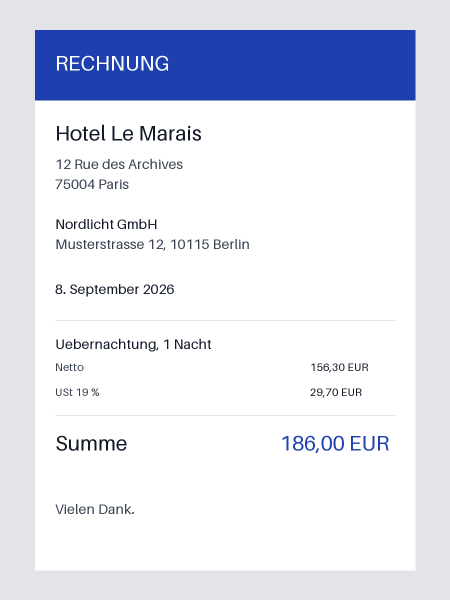
#> input picture e2e/fixtures/receipt.png, 900 x 1200 px (shown at 1/2 size)
$ python -i synth.py   (imports and definitions only)
#> lines starting #> are read from the running program, lines starting #| are printed output that depends on the picture
# Synthetische, "abfotografierte" Belege mit exakter Ground Truth
import numpy as np, cv2
from PIL import Image, ImageDraw, ImageFont
rng=np.random.default_rng(42)
F='/usr/share/fonts/truetype/dejavu/'
def font(n,s): return ImageFont.truetype(F+n,s)

def photo(img, out, size=(3000,4000), shadow=True, q=92):
    a=np.array(img.convert('RGB')).astype(np.float32)
    h,w=a.shape[:2]; W,H=size
    # paper on table: place with perspective
    bg=np.zeros((H,W,3),np.float32); bg[:]=(92,74,58)  # wooden table
    bg+=rng.normal(0,6,(H,W,1))
    src=np.float32([[0,0],[w,0],[w,h],[0,h]])
    s=min(W*0.86/w,H*0.88/h)
    cx,cy=W/2,H/2; hw,hh=w*s/2,h*s/2
    dst=np.float32([[cx-hw+60,cy-hh+40],[cx+hw-20,cy-hh+110],[cx+hw+30,cy+hh-30],[cx-hw-40,cy+hh+10]])
    M=cv2.getPerspectiveTransform(src,dst)
    warped=cv2.warpPerspective(a,M,(W,H),flags=cv2.INTER_AREA,borderValue=(0,0,0))
    mask=cv2.warpPerspective(np.ones((h,w),np.float32),M,(W,H))
    mask=cv2.GaussianBlur(mask,(5,5),0)[...,None]
    comp=warped*mask+bg*(1-mask)
    # lighting gradient + soft phone shadow
    yy,xx=np.mgrid[0:H,0:W].astype(np.float32)
    light=0.80+0.22*(xx/W)+0.05*(yy/H)
    if shadow:
        sh=np.clip(((xx-0.15*W)*0.6+(yy-0.55*H))/(0.08*W),0,1)  # diagonal shadow edge
        light*=1-0.32*(1-sh)*(yy>0.45*H)
        light=cv2.GaussianBlur(light,(0,0),25)
    comp*=light[...,None]
    comp*=np.array([1.0,0.97,0.90])  # warm white balance
    comp=cv2.GaussianBlur(comp,(0,0),0.9)  # slight defocus
    comp+=rng.normal(0,3.5,comp.shape)
    comp=np.clip(comp,0,255).astype(np.uint8)
    Image.fromarray(comp).save(out,quality=q,subsampling=2)

# 1) A4 Hotelrechnung (300 dpi)
W,H=2480,3508
im=Image.new('RGB',(W,H),(250,250,247)); d=ImageDraw.Draw(im)
L=[]
def t(x,y,s,txt,f='DejaVuSans.ttf',fill=(25,25,25)):
    d.text((x,y),txt,font=font(f,s),fill=fill); L.append(txt)
# [12 lines not run here, left out]
y=980
# [1 line not run here, left out]
rows=[('15.09.2026','Übernachtung Einzelzimmer','1','119,00 EUR',' 7%','119,00 EUR'),
('15.09.2026','Frühstück','1',' 18,50 EUR','19%',' 18,50 EUR'),
('16.09.2026','Übernachtung Einzelzimmer','1','119,00 EUR',' 7%','119,00 EUR'),
('16.09.2026','Frühstück','1',' 18,50 EUR','19%',' 18,50 EUR'),
('16.09.2026','Parken Tiefgarage','2',' 12,00 EUR','19%',' 24,00 EUR'),
('16.09.2026','Minibar Wasser 0,5 l','2','  3,50 EUR','19%','  7,00 EUR')]
# [13 lines not run here, left out]
# blue stamp
st=Image.new('RGBA',(700,260),(0,0,0,0)); sd=ImageDraw.Draw(st)
#> st: PIL image 700x260 RGBA; every value is 0
# [3 lines not run here, left out]
st=st.rotate(12,expand=True,resample=Image.BICUBIC)
#> st: PIL image 740x400 RGBA; every value is 0
# [3 lines not run here, left out]

# 2) Verblasster Thermobon (Tankquittung)
W,H=900,2200
im=Image.new('RGB',(W,H),(238,236,228)); d=ImageDraw.Draw(im); L=[]
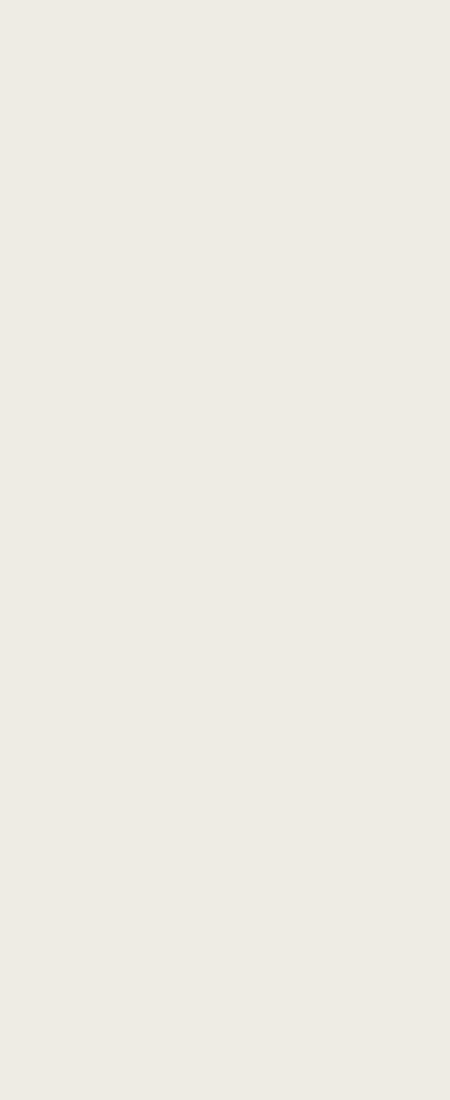
#> im: PIL image 900x2200 RGB (shown at 1/2 size); mean R, G, B 238, 236, 228
ink=(150,150,150)
def m(y,txt,s=34,b=False):
    g=int(135+60*min(1,y/2000)); d.text((40,y),txt,font=font('DejaVuSansMono-Bold.ttf' if b else 'DejaVuSansMono.ttf',s),fill=(g,g,g-4)); L.append(txt)
lines=[('   ARAL Tankstelle',44,True),('  Inh. Jürgen Weiß e.K.',34,False),(' Münchner Str. 45',34,False),(' 85540 Haar',34,False),('Tel. 089 4612345',34,False),('',34,False),
('StNr. 143/221/90876',34,False),('',34,False),('Säule 4  Super E10',34,False),('  42,31 l x 1,789 EUR/l',34,False),('                   75,69 EUR A',34,False),
('Autowäsche Premium  14,90 EUR A',34,False),('Kaffee to go         3,20 EUR A',34,False),('',34,False),('SUMME EUR           93,79',40,True),('',34,False),
('Girocard            93,79 EUR',34,False),('',34,False),('MwSt   Netto   MwSt  Brutto',34,False),('A 19%  78,82  14,97  93,79',34,False),('',34,False),
('Datum: 22.09.2026  Zeit: 07:42',34,False),('Beleg-Nr. 0048213  Kasse 2',34,False),('TSE-Signatur-Zähler: 772104',34,False),('TSE-Start: 2026-09-22T07:41:58',34,False),
('',34,False),('  Gute Fahrt!',34,False)]
y=60
# [1 line not run here, left out]
L=[l for l in L if l.strip()]
# [1 line not run here, left out]
im=im.crop((0,0,W,y+80))
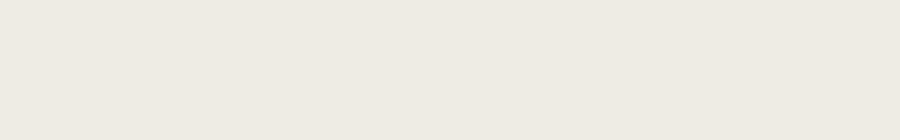
#> im: PIL image 900x140 RGB; mean R, G, B 238, 236, 228
# [1 line not run here, left out]

>>> from PIL import Image
>>> picture = Image.open('../../../../e2e/fixtures/receipt.png')
#> picture is the input picture: PIL image 900x1200 RGB; mean R, G, B 222.6, 226.5, 238.7
>>> result = photo(picture, 'out.png')
#> in photo, `warped=cv2.warpPerspective(a,M,(W,H),flags=cv2.INTER_AREA,borderValue=..`:
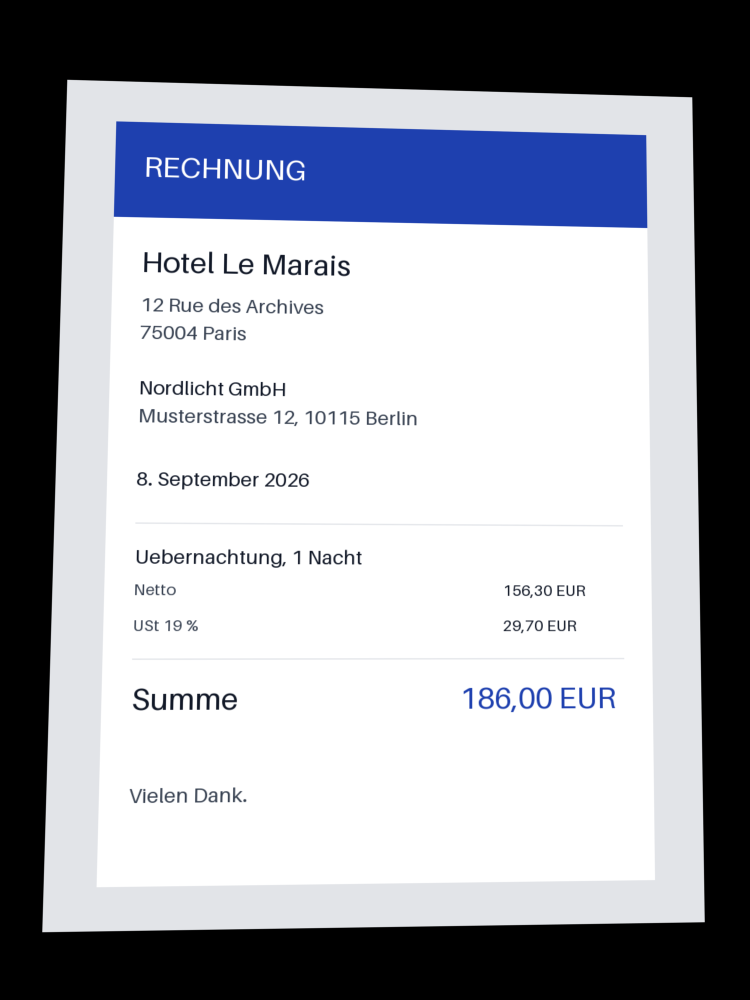
#> warped: shape (4000, 3000, 3) float32 (shown at 1/4 size); mean R, G, B 164.9, 167.3, 175.2
#> in photo, `comp=warped*mask+bg*(1-mask)`:
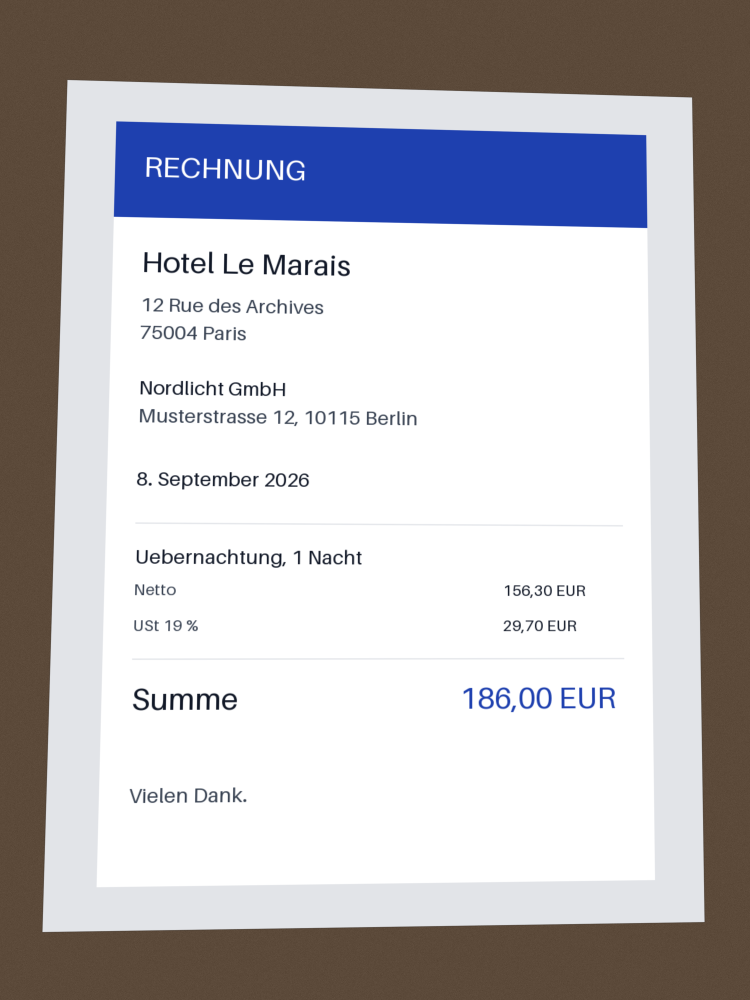
#> comp: shape (4000, 3000, 3) float32 (shown at 1/4 size); mean R, G, B 185.3, 184.4, 184.9
#> in photo, `comp*=light[...,None]`:
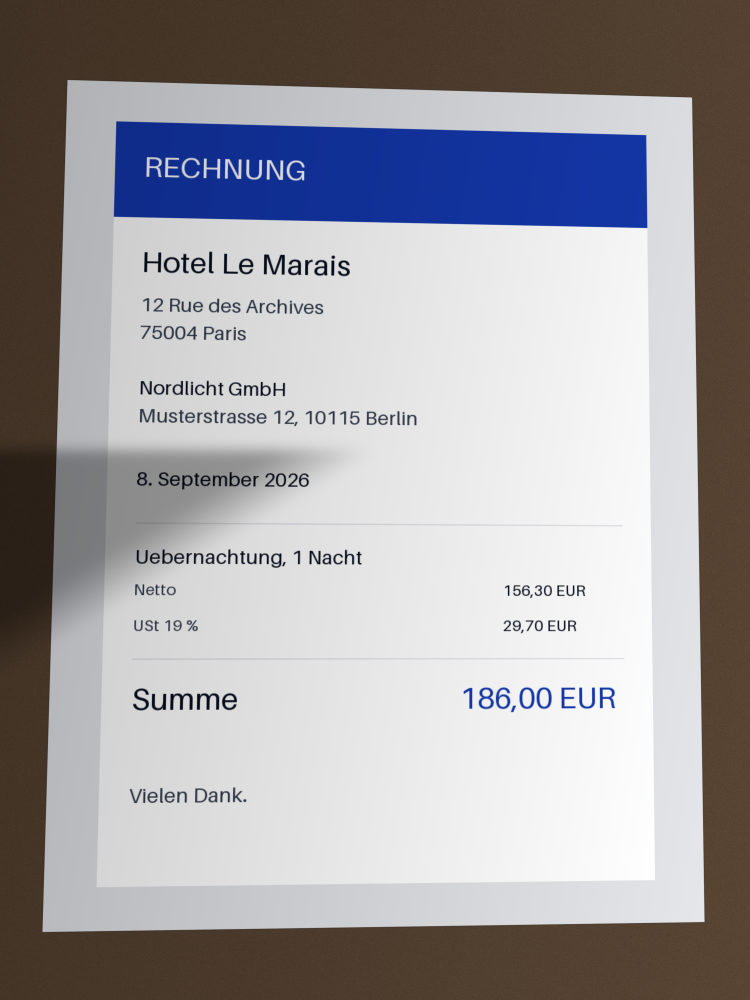
#> comp: shape (4000, 3000, 3) float32 (shown at 1/4 size); mean R, G, B 179, 179, 176.7; drawn with min black and max white
#> in photo, `comp*=np.array([1.0,0.97,0.90])`:
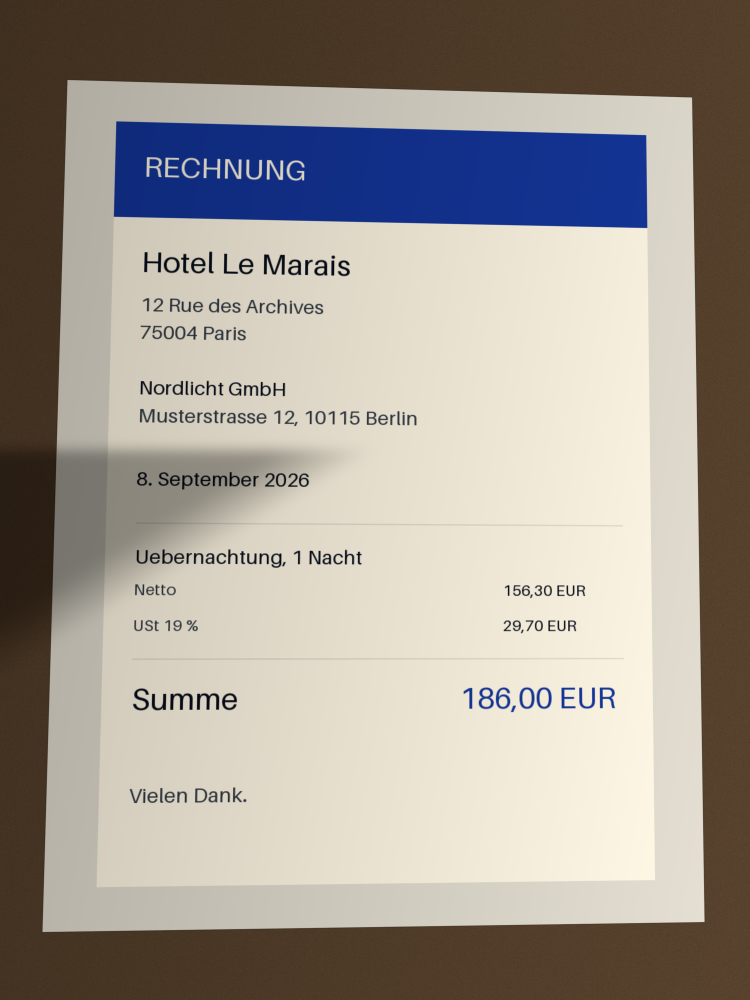
#> comp: shape (4000, 3000, 3) float32 (shown at 1/4 size); mean R, G, B 179, 175.1, 158.5; drawn with min black and max white
